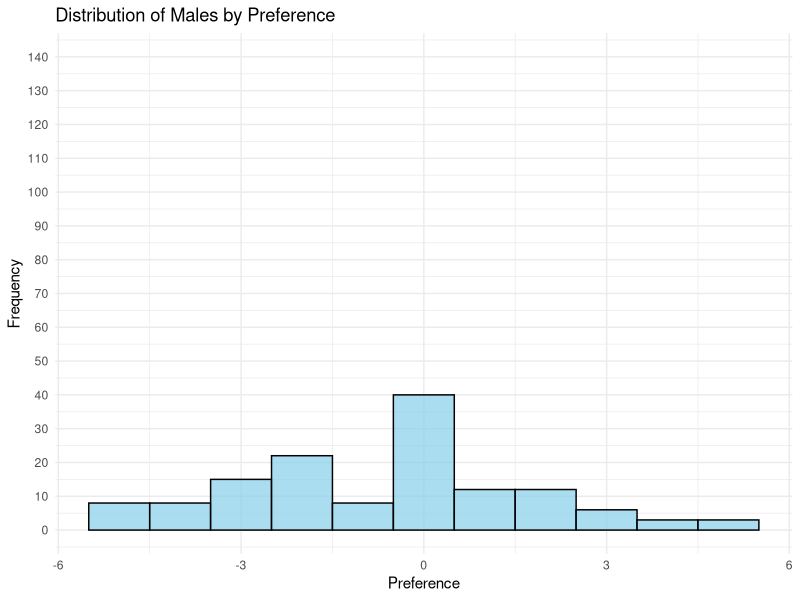
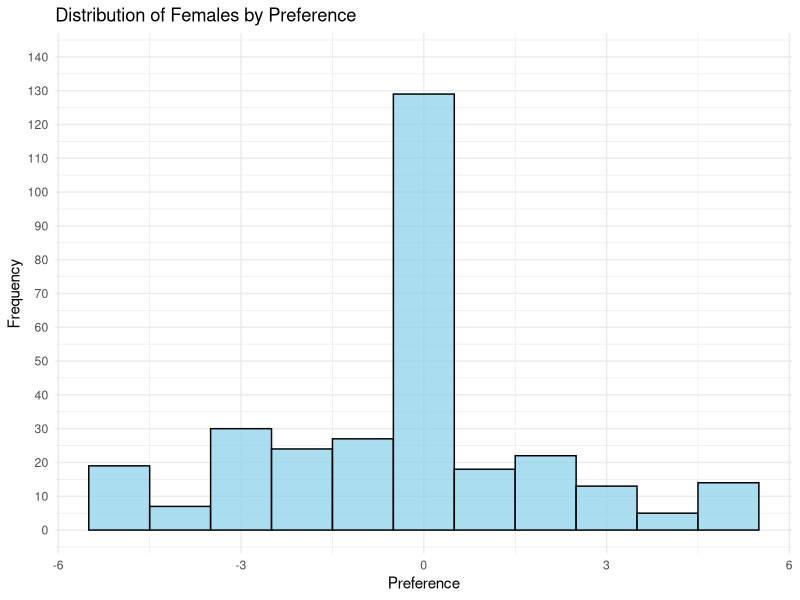
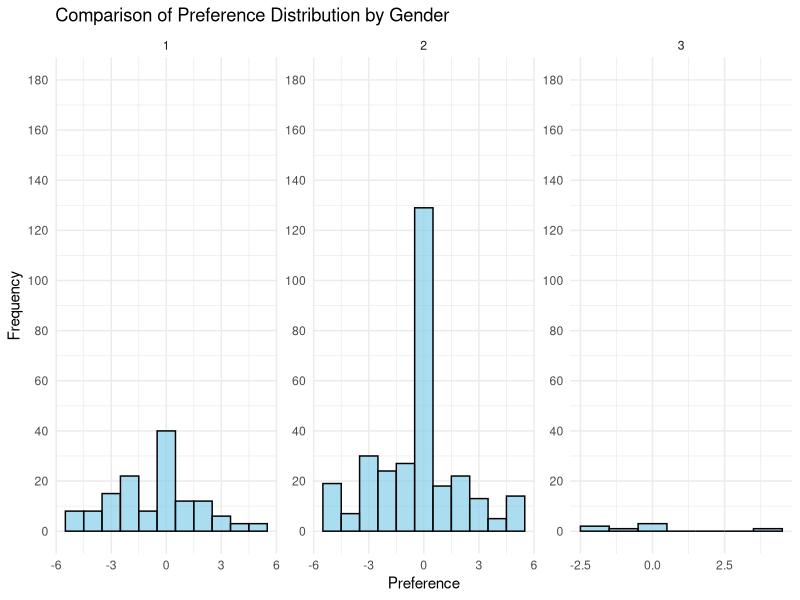
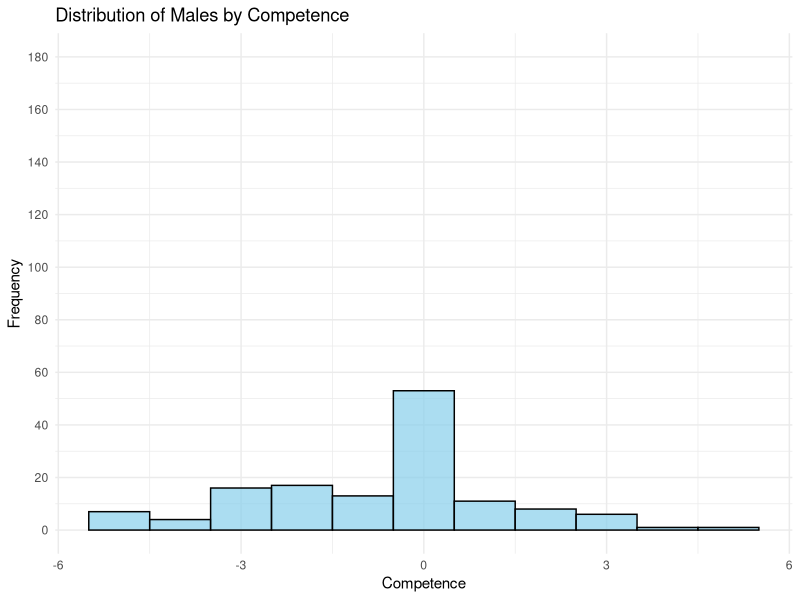
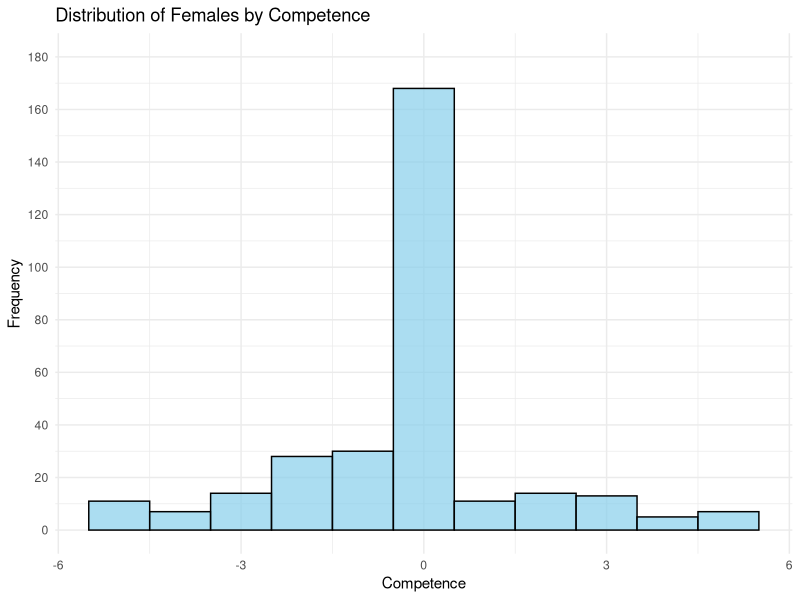
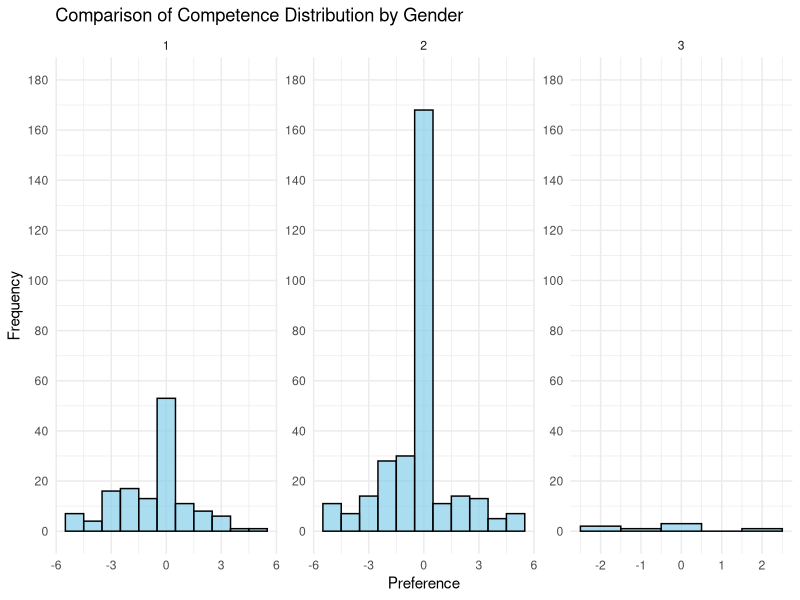

Source code (R) for these figures, in order:
## ---- chunk 1
#| message: false
#| echo: false
#| warning: false
#### Workspace set-up ####

## Load packages
library(tidyverse)
library(ggplot2)
library(knitr)

## read in cleaned data 
data_gender = read_csv(
  file = "data_gender.csv",
  show_col_types = FALSE
)

data_male = read_csv(
  file = "data_male.csv",
  show_col_types = FALSE
)

data_female = read_csv(
  file = "data_female.csv",
  show_col_types = FALSE
)

## ---- chunk 2
#| warning: false
#| message: false
#| echo: false
#| label: tbl-cleaned
#| tbl-cap: Sample of Cleaned Preference and Competence Perception by Gender Data

# Code referenced from: https://github.com/InessaDeAngelis/Toronto_Elections/blob/main/outputs/paper/toronto_elections_paper.qmd

head (data_gender, 5) |>
  kable(
    col.names = c("Preference","Competence","Gender"),
  booktabs = TRUE
  )
## ---- chunk 3
#| warning: false
#| message: false
#| echo: false
#| label: fig-preferencemale
#| fig-cap: Distribution of Male Participants by Preference

histogram_male <- ggplot(data_male, aes(x = preference)) +
  geom_histogram(binwidth = 1, fill = "skyblue", color = "black", alpha = 0.7) +
  scale_y_continuous(limits = c(0,140), breaks = seq(0, 140, by = 10)) +
  labs(title = "Distribution of Males by Preference",
       x = "Preference",
       y = "Frequency") +
  theme_minimal()
histogram_male
## ---- chunk 4
#| warning: false
#| message: false
#| echo: false
#| label: fig-preferencefemale
#| fig-cap: Distribution of Female Participants by Preference

histogram_female <- ggplot(data_female, aes(x = preference)) +
  geom_histogram(binwidth = 1, fill = "skyblue", color = "black", alpha = 0.7) +
  scale_y_continuous(limits = c(0,140), breaks = seq(0, 140, by = 10)) +
  labs(title = "Distribution of Females by Preference",
       x = "Preference",
       y = "Frequency") +
  theme_minimal()
histogram_female
## ---- chunk 5
#| warning: false
#| message: false
#| echo: false
#| label: fig-preferenceboth
#| fig-cap: Comparison of Gender Distribution by Preference

# Preference Comparison Graph 
histogram_comparison_preference <- ggplot(data_gender, aes(x = preference)) +
  geom_histogram(binwidth = 1, fill = "skyblue", color = "black", alpha = 0.7) +
  labs(title = "Comparison of Preference Distribution by Gender",
       x = "Preference",
       y = "Frequency") +
  theme_minimal() +
  scale_y_continuous(limits = c(0, 180), breaks = seq(0, 180, by = 20)) +
  facet_wrap(~gender, scales = "free")
histogram_comparison_preference
## ---- chunk 6
#| warning: false
#| message: false
#| echo: false
#| label: fig-competencemale
#| fig-cap: Distribution of Male Participants by Competence Perception

# Competence Graph by Gender 1 (Male)
histogram_male_competence <- ggplot(data_male, aes(x = competence)) +
  geom_histogram(binwidth = 1, fill = "skyblue", color = "black", alpha = 0.7) +
  labs(title = "Distribution of Males by Competence ",
       x = "Competence",
       y = "Frequency") +
  scale_y_continuous(limits = c(0, 180), breaks = seq(0, 180, by = 20)) +
  theme_minimal()
histogram_male_competence
## ---- chunk 7
#| warning: false
#| message: false
#| echo: false
#| label: fig-competencefemale
#| fig-cap: Distribution of Female Participants by Competence Perception

# Competence Graph by Gender 2 (Female)
histogram_female_competence <- ggplot(data_female, aes(x = competence)) +
  geom_histogram(binwidth = 1, fill = "skyblue", color = "black", alpha = 0.7) +
  labs(title = "Distribution of Females by Competence",
       x = "Competence",
       y = "Frequency") +
  scale_y_continuous(limits = c(0, 180), breaks = seq(0, 180, by = 20)) +
  theme_minimal()
histogram_female_competence
## ---- chunk 8
#| warning: false
#| message: false
#| echo: false
#| label: fig-competenceboth
#| fig-cap: Comparison of Gender Distribution by Competence

# Competence Comparison Graph 
histogram_comparison_competence <- ggplot(data_gender, aes(x = competence)) +
  geom_histogram(binwidth = 1, fill = "skyblue", color = "black", alpha = 0.7) +
  labs(title = "Comparison of Competence Distribution by Gender",
       x = "Preference",
       y = "Frequency") +
  theme_minimal() +
  scale_y_continuous(limits = c(0, 180), breaks = seq(0, 180, by = 20)) +
  facet_wrap(~gender, scales = "free")
histogram_comparison_competence
